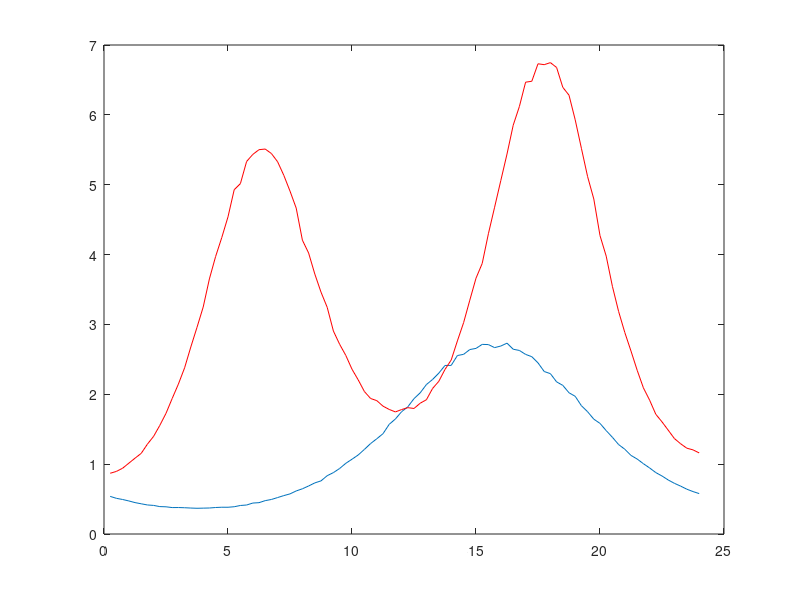

Here is the MATLAB script that generated this plot: (Note: this script raises an error after producing the figure.)
randn('seed', 1); 
T = 96; % 15 minute intervals in a 24 hour period
t = (1:T)'; 
p = exp(-cos((t-15)*2*pi/T)+0.01*randn(T,1)); 
u = 2*exp(-0.6*cos((t+40)*pi/T) -0.7*cos(t*4*pi/T)+0.01*randn(T,1));
figure;
plot(t/4, p); 
hold on
plot(t/4,u,'r');

%
Q = 35; C = 3; D = -3;
%%
cvx_begin
variable c(T)
variable q(T)
minimize(p'*(u+c))
subject to
0<=q<=Q;
D<=c<=C;
sum(c)==0;
q(2:T)==q(1:T-1) + c(1:T-1);
q(1)==q(T)+c(T);
u+c>=0;
cvx_end

%%
plot(t/4, c);
plot(t/4, q);
legend({'p','u','c','q'});

%% total cost versus capacity
vs_C3D3 = [];
vs_C1D1 = [];
Qs = [1:10:200];
for ii = 1:length(Qs)
    Q = Qs(ii);
    [v, c, q] = cvx_solve_c_q(Q, 3, -3);
    vs_C3D3(ii) = v;
    [v, c, q] = cvx_solve_c_q(Q, 1, -1);
    vs_C1D1(ii) = v;    
end

figure;
plot(Qs, vs_C3D3);
hold all;
plot(Qs, vs_C1D1);
xlabel('storage capacity');
ylabel('min total cost');
legend({'C=3,D=-3','C=1,D=-1'})

%%
function [cvx_optval, c, q] = cvx_solve_c_q(Q, C, D)
randn('seed', 1); 
T = 96; % 15 minute intervals in a 24 hour period
t = (1:T)'; 
p = exp(-cos((t-15)*2*pi/T)+0.01*randn(T,1)); 
u = 2*exp(-0.6*cos((t+40)*pi/T) -0.7*cos(t*4*pi/T)+0.01*randn(T,1));

cvx_begin
variable c(T)
variable q(T)
minimize(p'*(u+c))
subject to
0<=q<=Q;
D<=c<=C;
sum(c)==0;
q(2:T)==q(1:T-1) + c(1:T-1);
q(1)==q(T)+c(T);
u+c>=0;
cvx_end
end